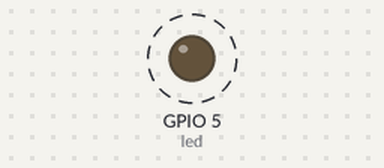
Recording of a program running on a simulated ESP32 board running MicroPython. Parts: output pins drawn as LEDs (lit = HIGH). Dashed ring = blinking.

Above: at 0.05 s.
Timing chart, 0 to 3.0 s (numbered marks = the images above):
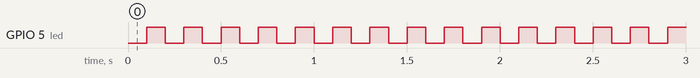

The program:

led_blink_demo-3.py
```python
#############################################################
# LED blink Demo 3
# Date: 2020-04-18
#############################################################

from machine import Pin
import utime as time

LED_OFF  = 1 # 1=OFF, 0=ON
LED_GPIO = 5 # use GPIO5 for LED output

def next_state_generator():
    while True:
        yield 0
        time.sleep_ms( 100 )
        yield 1
        time.sleep_ms( 100 )

def main_loop( led ):
    for state in next_state_generator():
        led.value( state )

try:
    led = Pin( LED_GPIO, Pin.OUT )
    main_loop( led )
except KeyboardInterrupt:
    pass
finally:
    led.value( LED_OFF ) # turn off LED

#############################################################
```

Measured:
- by itself, GPIO 5 (led): alternates HIGH for 0.10 s and LOW for 0.10 s
